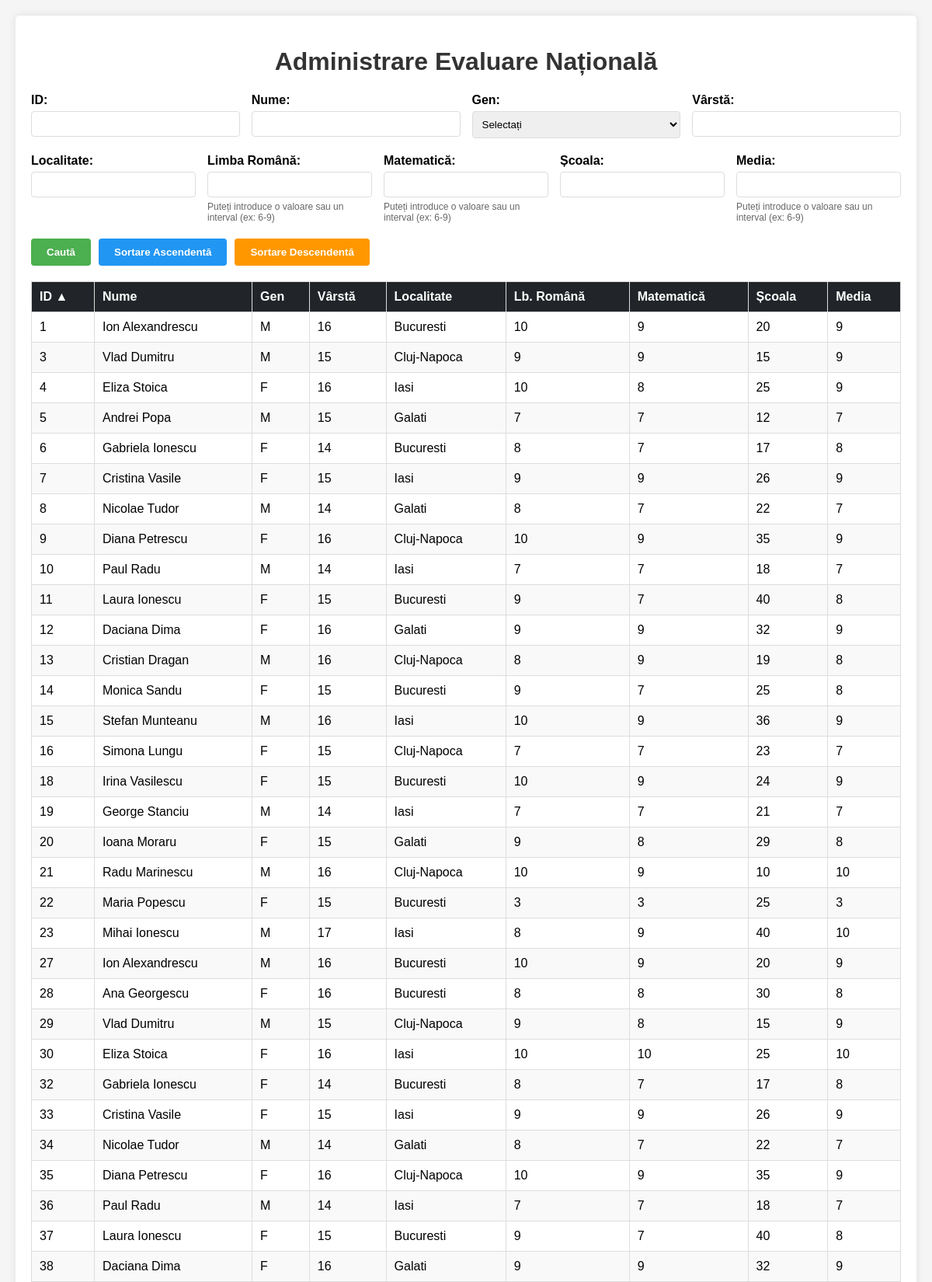
Screenshot of /analist_page1.php (upper part) with the database file from the repository.
### tables this page shows
CREATE TABLE `evaluarenationala` (
  `id` bigint unsigned NOT NULL AUTO_INCREMENT,
  `varsta` int DEFAULT NULL,
  `lb_romana` decimal(10,0) DEFAULT NULL,
  `matematica` decimal(10,0) DEFAULT NULL,
  `media` decimal(10,0) DEFAULT NULL,
  `nume` varchar(100) DEFAULT NULL,
  `gen` char(1) DEFAULT NULL,
  `scoala` varchar(100) DEFAULT NULL,
  `localitate` varchar(100) DEFAULT NULL,
  PRIMARY KEY (`id`),
  UNIQUE KEY `id` (`id`)
);

### ConnectDB.php (called while the page is built, shortened)
<?php
class ConnectDB {
    private $server;
    private $database;
    private $username;
    private $password;
    private $port;
    public function __construct() {
        $this->server = "PAW";
        $this->database = "ca280";
        $this->username = "ca280";
        $this->password = "2kc8a1wt";
        $this->port = "3306";
    }
    public function connect() {
        try {
            $this->conn = new mysqli(
                $this->server,
                $this->username,
                $this->password,
                $this->database,
                $this->port
            );
            $this->conn->set_charset("utf8");
            return $this->conn;
        } catch (Exception $e) {
            echo "Eroare: " . $e->getMessage();
            return null;
        }
    }
}
?>

### analist_page1.php (the view, shortened to what this page needs)
<?php
require_once 'ConnectDB.php';
class AdminPage {
    private $conn;
    public function __construct() {
        $this->db = new ConnectDB();
        $this->conn = $this->db->connect();
    }
    public function searchStudents($criteria, $sortColumn = 'id', $sortOrder = 'asc') {
        $query = "SELECT * FROM evaluarenationala WHERE 1=1";
        $allowedColumns = ['id', 'nume', 'gen', 'varsta', 'localitate', 'lb_romana', 'matematica', 'scoala', 'media'];
        if (in_array($sortColumn, $allowedColumns)) {
            $query .= " ORDER BY " . $sortColumn;
            $query .= ($sortOrder === 'desc') ? " DESC" : " ASC";
        } else {
            $query .= " ORDER BY id ASC";
        }
        $stmt = $this->conn->prepare($query);
        $stmt->execute();
        $result = $stmt->get_result();
        $students = [];
        while ($row = $result->fetch_assoc()) {
            $students[] = $row;
        }
        return $students;
    }
}
$admin = new AdminPage();
$studentList = [];
$sortColumn = isset($_GET['sort']) ? $_GET['sort'] : (isset($_POST['sort']) ? $_POST['sort'] : 'id');
$sortOrder = isset($_GET['order']) ? $_GET['order'] : (isset($_POST['order']) ? $_POST['order'] : 'asc');
if (empty($studentList)) {
    $studentList = $admin->searchStudents([], $sortColumn, $sortOrder);
}
function getSortUrl($column, $currentSortColumn, $currentSortOrder) {
    $order = 'asc';
    if ($column === $currentSortColumn && $currentSortOrder === 'asc') {
        $order = 'desc';
    }
    return '?sort=' . $column . '&order=' . $order;
}
function getSortArrow($column, $currentSortColumn, $currentSortOrder) {
    if ($column === $currentSortColumn) {
        return ($currentSortOrder === 'asc') ? ' ▲' : ' ▼';
    }
    return '';
}
?>
<!DOCTYPE html>
<html lang="ro">
<head>
</head>
<body>
    <div class="container">
        <h1>Administrare Evaluare Națională</h1>
        <form method="post" action="<?php echo $_SERVER['PHP_SELF']; ?>">
            <div class="form-group">
                <div class="form-field">
                    <label for="id">ID:</label>
                    <input type="text" id="id" name="id" value="<?php echo isset($_POST['id']) ? htmlspecialchars($_POST['id']) : ''; ?>">
                </div>
                <div class="form-field">
                    <label for="nume">Nume:</label>
                    <input type="text" id="nume" name="nume" value="<?php echo isset($_POST['nume']) ? htmlspecialchars($_POST['nume']) : ''; ?>">
                </div>
                <div class="form-field">
                    <label for="gen">Gen:</label>
                    <select id="gen" name="gen">
                        <option value="">Selectați</option>
                    </select>
                </div>
                <div class="form-field">
                    <label for="varsta">Vârstă:</label>
                    <input type="number" id="varsta" name="varsta" value="<?php echo isset($_POST['varsta']) ? htmlspecialchars($_POST['varsta']) : ''; ?>">
                </div>
            </div>
            <div class="form-group">
                <div class="form-field">
                    <label for="localitate">Localitate:</label>
                    <input type="text" id="localitate" name="localitate" value="<?php echo isset($_POST['localitate']) ? htmlspecialchars($_POST['localitate']) : ''; ?>">
                </div>
                <div class="form-field">
                    <label for="lb_romana">Limba Română:</label>
                    <input type="text" id="lb_romana" name="lb_romana" value="<?php echo isset($_POST['lb_romana']) ? htmlspecialchars($_POST['lb_romana']) : ''; ?>">
                    <div class="note-hint">Puteți introduce o valoare sau un interval (ex: 6-9)</div>
                </div>
                <div class="form-field">
                    <label for="matematica">Matematică:</label>
                    <input type="text" id="matematica" name="matematica" value="<?php echo isset($_POST['matematica']) ? htmlspecialchars($_POST['matematica']) : ''; ?>">
                    <div class="note-hint">Puteți introduce o valoare sau un interval (ex: 6-9)</div>
                </div>
                <div class="form-field">
                    <label for="scoala">Școala:</label>
                    <input type="number" id="scoala" name="scoala" value="<?php echo isset($_POST['scoala']) ? htmlspecialchars($_POST['scoala']) : ''; ?>">
                </div>
                <div class="form-field">
                    <label for="media">Media:</label>
                    <input type="text" id="media" name="media" value="<?php echo isset($_POST['media']) ? htmlspecialchars($_POST['media']) : ''; ?>">
                    <div class="note-hint">Puteți introduce o valoare sau un interval (ex: 6-9)</div>
                </div>
            </div>
            <div class="buttons">
                <button type="submit" name="search" class="btn-search">Caută</button>
                <button type="submit" name="sort_asc" class="btn-sort-asc">Sortare Ascendentă</button>
                <button type="submit" name="sort_desc" class="btn-sort-desc">Sortare Descendentă</button>
            </div>
        </form>
        <table>
            <thead>
                <tr>
                    <th data-column="id"><a href="<?php echo getSortUrl('id', $sortColumn, $sortOrder); ?>">ID<?php echo getSortArrow('id', $sortColumn, $sortOrder); ?></a></th>
                    <th data-column="nume"><a href="<?php echo getSortUrl('nume', $sortColumn, $sortOrder); ?>">Nume<?php echo getSortArrow('nume', $sortColumn, $sortOrder); ?></a></th>
                    <th data-column="gen"><a href="<?php echo getSortUrl('gen', $sortColumn, $sortOrder); ?>">Gen<?php echo getSortArrow('gen', $sortColumn, $sortOrder); ?></a></th>
                    <th data-column="varsta"><a href="<?php echo getSortUrl('varsta', $sortColumn, $sortOrder); ?>">Vârstă<?php echo getSortArrow('varsta', $sortColumn, $sortOrder); ?></a></th>
                    <th data-column="localitate"><a href="<?php echo getSortUrl('localitate', $sortColumn, $sortOrder); ?>">Localitate<?php echo getSortArrow('localitate', $sortColumn, $sortOrder); ?></a></th>
                    <th data-column="lb_romana"><a href="<?php echo getSortUrl('lb_romana', $sortColumn, $sortOrder); ?>">Lb. Română<?php echo getSortArrow('lb_romana', $sortColumn, $sortOrder); ?></a></th>
                    <th data-column="matematica"><a href="<?php echo getSortUrl('matematica', $sortColumn, $sortOrder); ?>">Matematică<?php echo getSortArrow('matematica', $sortColumn, $sortOrder); ?></a></th>
                    <th data-column="scoala"><a href="<?php echo getSortUrl('scoala', $sortColumn, $sortOrder); ?>">Școala<?php echo getSortArrow('scoala', $sortColumn, $sortOrder); ?></a></th>
                    <th data-column="media"><a href="<?php echo getSortUrl('media', $sortColumn, $sortOrder); ?>">Media<?php echo getSortArrow('media', $sortColumn, $sortOrder); ?></a></th>
                </tr>
            </thead>
            <tbody>
                <?php if (empty($studentList)): ?>
                    <tr>
                        <td colspan="9" style="text-align: center;">Nu s-au găsit rezultate.</td>
                    </tr>
                <?php else: ?>
                    <?php foreach ($studentList as $student): ?>
                        <tr>
                            <td><?php echo $student['id']; ?></td>
                            <td><?php echo htmlspecialchars($student['nume']); ?></td>
                            <td><?php echo $student['gen']; ?></td>
                            <td><?php echo $student['varsta']; ?></td>
                            <td><?php echo htmlspecialchars($student['localitate']); ?></td>
                            <td><?php echo $student['lb_romana']; ?></td>
                            <td><?php echo $student['matematica']; ?></td>
                            <td><?php echo $student['scoala']; ?></td>
                            <td><?php echo $student['media']; ?></td>
                        </tr>
                    <?php endforeach; ?>
                <?php endif; ?>
            </tbody>
        </table>
    </div>
</body>
</html>

### analist_page1.php (style rules this page uses)
body { font-family: Arial, sans-serif; margin: 0; padding: 20px; background-color: #f5f5f5; }
.container { background-color: #fff; padding: 20px; border-radius: 5px; box-shadow: 0 0 10px rgba(0, 0, 0, 0.1); }
h1 { color: #333; text-align: center; }
.form-group { display: flex; flex-wrap: wrap; gap: 15px; margin-bottom: 20px; }
.form-field { flex: 1; min-width: 200px; }
label { display: block; margin-bottom: 5px; font-weight: bold; }
input, select { width: 100%; padding: 8px; border: 1px solid #ddd; border-radius: 4px; box-sizing: border-box; }
.note-hint { font-size: 12px; color: #666; margin-top: 5px; }
.buttons { display: flex; gap: 10px; margin-bottom: 20px; justify-content: flex-start; }
button { padding: 10px 20px; border: none; border-radius: 4px; cursor: pointer; font-weight: bold; transition: background-color 0.3s; }
.btn-search { background-color: #4CAF50; color: white; }
.btn-sort-asc { background-color: #2196F3; color: white; }
.btn-sort-desc { background-color: #FF9800; color: white; }
table { width: 100%; border-collapse: collapse; margin-top: 20px; }
th, td { border: 1px solid #ddd; padding: 10px; text-align: left; }
th { background-color: #212529; color: white; cursor: pointer; }
th a { color: white; text-decoration: none; display: block; }
tr:nth-child(even) { background-color: #f9f9f9; }

### rows the page displays
evaluarenationala: id "1", nume "Ion Alexandrescu", gen "M", varsta "16", localitate "Bucuresti", lb_romana "10", matematica "9", scoala "20", media "9"
evaluarenationala: id "3", nume "Vlad Dumitru", gen "M", varsta "15", localitate "Cluj-Napoca", lb_romana "9", matematica "9", scoala "15", media "9"
evaluarenationala: id "4", nume "Eliza Stoica", gen "F", varsta "16", localitate "Iasi", lb_romana "10", matematica "8", scoala "25", media "9"
evaluarenationala: id "5", nume "Andrei Popa", gen "M", varsta "15", localitate "Galati", lb_romana "7", matematica "7", scoala "12", media "7"
evaluarenationala: id "6", nume "Gabriela Ionescu", gen "F", varsta "14", localitate "Bucuresti", lb_romana "8", matematica "7", scoala "17", media "8"
evaluarenationala: id "7", nume "Cristina Vasile", gen "F", varsta "15", localitate "Iasi", lb_romana "9", matematica "9", scoala "26", media "9"
evaluarenationala: id "8", nume "Nicolae Tudor", gen "M", varsta "14", localitate "Galati", lb_romana "8", matematica "7", scoala "22", media "7"
evaluarenationala: id "9", nume "Diana Petrescu", gen "F", varsta "16", localitate "Cluj-Napoca", lb_romana "10", matematica "9", scoala "35", media "9"
evaluarenationala: id "10", nume "Paul Radu", gen "M", varsta "14", localitate "Iasi", lb_romana "7", matematica "7", scoala "18", media "7"
evaluarenationala: id "11", nume "Laura Ionescu", gen "F", varsta "15", localitate "Bucuresti", lb_romana "9", matematica "7", scoala "40", media "8"
evaluarenationala: id "12", nume "Daciana Dima", gen "F", varsta "16", localitate "Galati", lb_romana "9", matematica "9", scoala "32", media "9"
evaluarenationala: id "13", nume "Cristian Dragan", gen "M", varsta "16", localitate "Cluj-Napoca", lb_romana "8", matematica "9", scoala "19", media "8"
evaluarenationala: id "14", nume "Monica Sandu", gen "F", varsta "15", localitate "Bucuresti", lb_romana "9", matematica "7", scoala "25", media "8"
evaluarenationala: id "15", nume "Stefan Munteanu", gen "M", varsta "16", localitate "Iasi", lb_romana "10", matematica "9", scoala "36", media "9"
evaluarenationala: id "16", nume "Simona Lungu", gen "F", varsta "15", localitate "Cluj-Napoca", lb_romana "7", matematica "7", scoala "23", media "7"
evaluarenationala: id "18", nume "Irina Vasilescu", gen "F", varsta "15", localitate "Bucuresti", lb_romana "10", matematica "9", scoala "24", media "9"
evaluarenationala: id "19", nume "George Stanciu", gen "M", varsta "14", localitate "Iasi", lb_romana "7", matematica "7", scoala "21", media "7"
evaluarenationala: id "20", nume "Ioana Moraru", gen "F", varsta "15", localitate "Galati", lb_romana "9", matematica "8", scoala "29", media "8"
evaluarenationala: id "21", nume "Radu Marinescu", gen "M", varsta "16", localitate "Cluj-Napoca", lb_romana "10", matematica "9", scoala "10", media "10"
evaluarenationala: id "22", nume "Maria Popescu", gen "F", varsta "15", localitate "Bucuresti", lb_romana "3", matematica "3", scoala "25", media "3"
evaluarenationala: id "23", nume "Mihai Ionescu", gen "M", varsta "17", localitate "Iasi", lb_romana "8", matematica "9", scoala "40", media "10"
evaluarenationala: id "27", nume "Ion Alexandrescu", gen "M", varsta "16", localitate "Bucuresti", lb_romana "10", matematica "9", scoala "20", media "9"
evaluarenationala: id "28", nume "Ana Georgescu", gen "F", varsta "16", localitate "Bucuresti", lb_romana "8", matematica "8", scoala "30", media "8"
evaluarenationala: id "29", nume "Vlad Dumitru", gen "M", varsta "15", localitate "Cluj-Napoca", lb_romana "9", matematica "8", scoala "15", media "9"
evaluarenationala: id "30", nume "Eliza Stoica", gen "F", varsta "16", localitate "Iasi", lb_romana "10", matematica "10", scoala "25", media "10"
evaluarenationala: id "32", nume "Gabriela Ionescu", gen "F", varsta "14", localitate "Bucuresti", lb_romana "8", matematica "7", scoala "17", media "8"
evaluarenationala: id "33", nume "Cristina Vasile", gen "F", varsta "15", localitate "Iasi", lb_romana "9", matematica "9", scoala "26", media "9"
evaluarenationala: id "34", nume "Nicolae Tudor", gen "M", varsta "14", localitate "Galati", lb_romana "8", matematica "7", scoala "22", media "7"
evaluarenationala: id "35", nume "Diana Petrescu", gen "F", varsta "16", localitate "Cluj-Napoca", lb_romana "10", matematica "9", scoala "35", media "9"
evaluarenationala: id "36", nume "Paul Radu", gen "M", varsta "14", localitate "Iasi", lb_romana "7", matematica "7", scoala "18", media "7"
evaluarenationala: id "37", nume "Laura Ionescu", gen "F", varsta "15", localitate "Bucuresti", lb_romana "9", matematica "7", scoala "40", media "8"
evaluarenationala: id "38", nume "Daciana Dima", gen "F", varsta "16", localitate "Galati", lb_romana "9", matematica "9", scoala "32", media "9"

### other values shown
getSortArrow('id', $sortColumn, $sortOrder) "▲"
